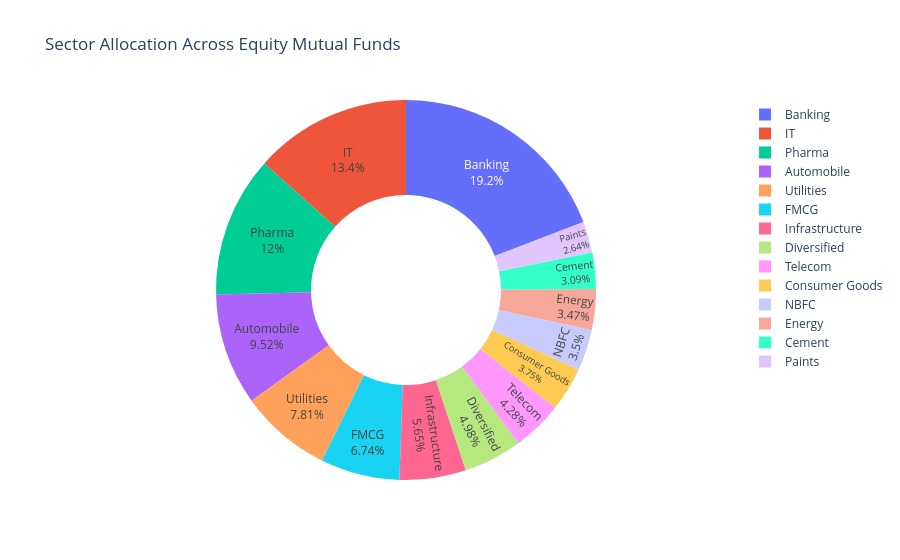

The code cell stored with this chart in its notebook:
### Code cell
import plotly.express as px

fig = px.pie(
    sector_weight,
    names="sector",
    values="weight_pct",
    hole=0.5,
    title="Sector Allocation Across Equity Mutual Funds"
)

fig.update_traces(
    textposition="inside",
    textinfo="percent+label"
)

fig.show()
fig.write_image("../charts/sector_allocation_donut.png")

### Figure 1 — Plotly figure (JSON) as saved in the notebook; plotly's stock layout.template omitted (floating-point values rounded to 4 significant figures)
{"data": [{"domain": {"x": [0, 1], "y": [0, 1]}, "hole": 0.5, "hovertemplate": "sector=%{label}<br>weight_pct=%{value}<extra></extra>", "labels": ["Automobile", "Banking", "Cement", "Consumer Goods", "Diversified", "Energy", "FMCG", "IT", "Infrastructure", "NBFC", "Paints", "Pharma", "Telecom", "Utilities"], "legendgroup": "", "name": "", "showlegend": true, "textinfo": "percent+label", "textposition": "inside", "type": "pie", "values": [323.6, 652.3, 105.0, 127.6, 169.2, 117.9, 229.1, 455.5, 192.2, 119.1, 89.86, 407.4, 145.6, 265.5]}], "layout": {"legend": {"tracegroupgap": 0}, "title": {"text": "Sector Allocation Across Equity Mutual Funds"}}}
